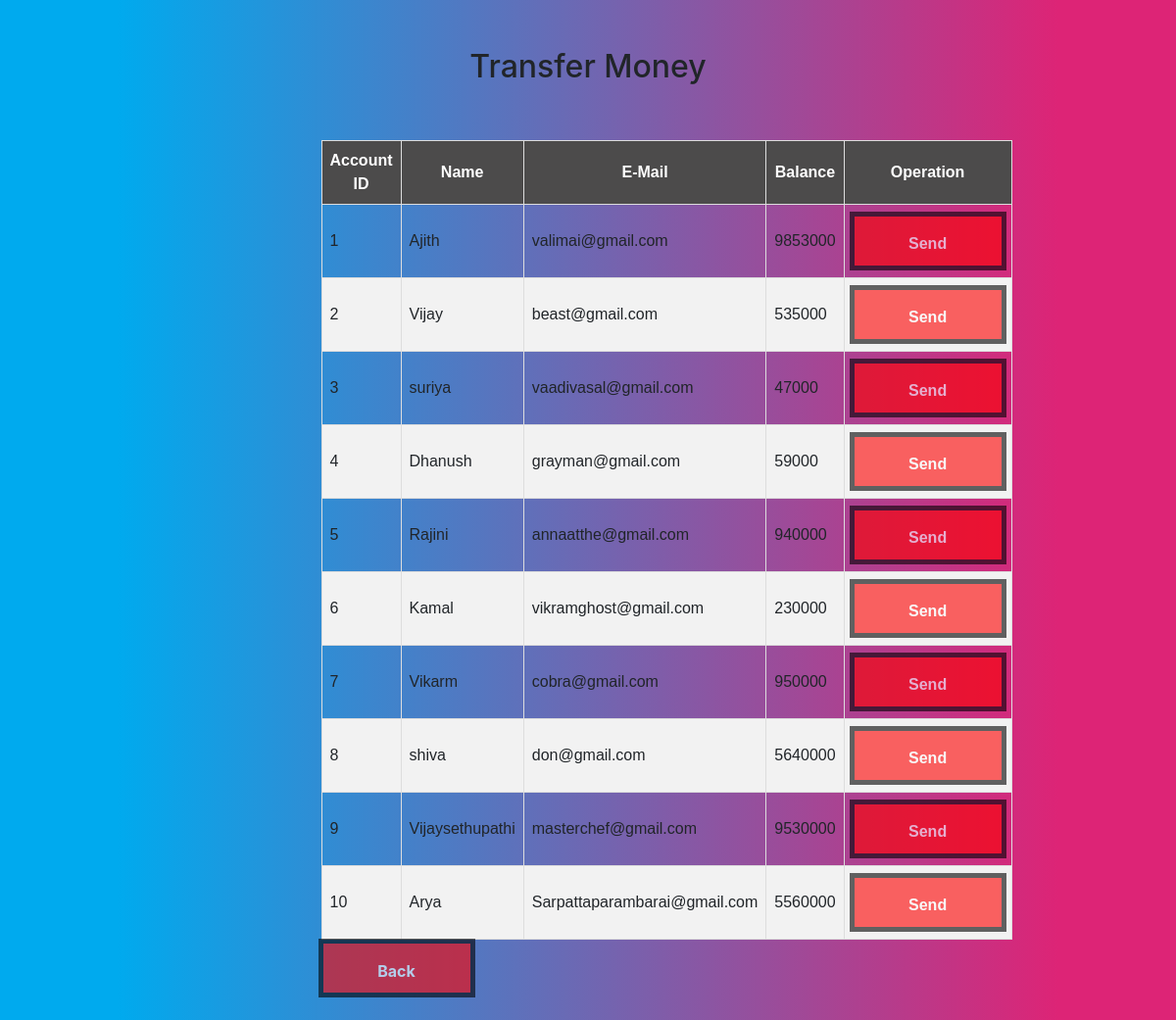
The app's page /transfermoney.php with its own data.
### tables this page shows
CREATE TABLE `users` (
  `id` int(3) NOT NULL,
  `name` text NOT NULL,
  `email` varchar(30) NOT NULL,
  `balance` int(8) NOT NULL
);

### transfermoney.php (the view, shortened to what this page needs)
<!DOCTYPE html>
<html lang="en">
<head>
    <link rel="stylesheet" href="https://maxcdn.bootstrapcdn.com/bootstrap/4.0.0/css/bootstrap.min.css">
    <link rel="stylesheet" type="text/css" href="css/style.css">
</head>
<body>
<?php
    include 'config.php';
    $sql = "SELECT * FROM users";
    $result = mysqli_query($conn,$sql);
?>
<div class="container">
        <h2 class="text-center pt-4">Transfer Money</h2>
        <br>
        <br>
            <div class="row">
                <div class="col">
                    <div class="table-responsive-sm">
                    <table id = "customers">
                        <thead>
                            <tr>
                            <th scope="col" class="text-center py-2">Account ID</th>
                            <th scope="col" class="text-center py-2">Name</th>
                            <th scope="col" class="text-center py-2">E-Mail</th>
                            <th scope="col" class="text-center py-2">Balance</th>
                            <th scope="col" class="text-center py-2">Operation</th>
                            </tr>
                        </thead>
                        <tbody>
                <?php
                    while($rows=mysqli_fetch_assoc($result)){
                ?>
                    <tr>
                        <td class="py-2"><?php echo $rows['id'] ?></td>
                        <td class="py-2"><?php echo $rows['name']?></td>
                        <td class="py-2"><?php echo $rows['email']?></td>
                        <td class="py-2"><?php echo $rows['balance']?></td>
                        <td><a href="selecteduserdetail.php?id= <?php echo $rows['id'] ;?>"> <button class = button>Send</button></a></td>
                    </tr>
                <?php
                    }
                ?>
                        </tbody>
                    </table>
                    <div>
                    <a href="index.php"><button class = button>Back</button></a>
                     </div>
                    </div>
                </div>
            </div>
         </div>
</body>
</html>

### css/style.css (style rules this page uses)
button { width: 150px; height: 50px; cursor: pointer; font-size: 20px; font-weight: bold; color: black; background: white; border: 2px solid black; box-shadow: 5px 5px 0 black, -5px -5px 0 black, -5px 5px 0 black, 5px -5px 0 black; transition: 500ms ease-in-out; }
.container { position: relative; width: 50%; }
body { margin:25px; background:-webkit-linear-gradient(90deg, #00aaee 10%, #DD2476 90%); background:-moz-linear-gradient(90deg, #00aaee 10%, #DD2476 90%); background:-ms-linear-gradient(90deg, #00aaee 10%, #DD2476 90%); background:-o-linear-gradient(90deg, #00aaee 10%, #DD2476 90%); background:linear-gradient(90deg, #00aaee 10%, #DD2476 90%); }

### transfermoney.php (style rules this page uses)
#customers { font-family: Arial, Helvetica, sans-serif; border-collapse: collapse; width: 100%; }
#customers td, #customers th { border: 1px solid #ddd; padding: 8px; }
#customers tr:nth-child(even) { background-color: #f2f2f2; }
#customers th { padding-top: 12px; padding-bottom: 12px; text-align: left; background-color: #4C4B4B; color: white; }
.button { background-color:#ff0000; border: none; color: white; padding: 16px 32px; text-align: center; font-size: 16px; margin: 4px 2px; opacity: 0.6; transition: 0.3s; display: inline-block; text-decoration: none; cursor: pointer; }

### records on screen
users: id "1", name "Ajith", email "valimai@gmail.com", balance "9853000"
users: id "2", name "Vijay", email "beast@gmail.com", balance "535000"
users: id "3", name "suriya", email "vaadivasal@gmail.com", balance "47000"
users: id "4", name "Dhanush", email "grayman@gmail.com", balance "59000"
users: id "5", name "Rajini", email "annaatthe@gmail.com", balance "940000"
users: id "6", name "Kamal", email "vikramghost@gmail.com", balance "230000"
users: id "7", name "Vikarm", email "cobra@gmail.com", balance "950000"
users: id "8", name "shiva", email "don@gmail.com", balance "5640000"
users: id "9", name "Vijaysethupathi", email "masterchef@gmail.com", balance "9530000"
users: id "10", name "Arya", email "Sarpattaparambarai@gmail.com", balance "5560000"
